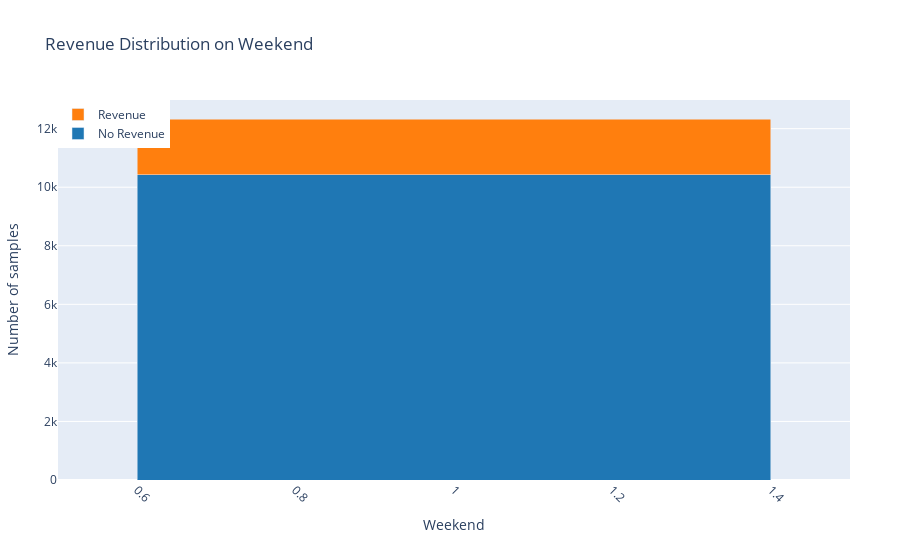

The cell this chart's notebook holds for it:
### Code cell
weekend_revenue = data.groupby(["Weekend", "Revenue"]).size().unstack()
trace1 = go.Bar(
    x=weekend_revenue.index,
    y=weekend_revenue[0],
    marker = dict(color = colors[0]),
    name='No Revenue'
)
trace2 = go.Bar(
    x=weekend_revenue.index,
    y=weekend_revenue[1],
    marker = dict(color = colors[1]),
    name='Revenue'
)
d2 = [trace1, trace2]
layout = go.Layout(
    title='Revenue Distribution on Weekend',
    autosize=True,
    barmode='stack',
    margin=go.layout.Margin(l=50, r=50),
    xaxis=dict(
        title='Weekend',
        tickangle=45
    ),
    yaxis=dict(
        title='Number of samples',
        automargin=True,
    ),
    legend=dict(
        x=0,
        y=1,
    ),
)
fig = go.Figure(data=d2, layout=layout)
fig.show()

### Figure 1 — Plotly figure (JSON) as saved in the notebook; plotly's stock layout.template omitted (floating-point values rounded to 4 significant figures)
{"data": [{"marker": {"color": "rgb(31, 119, 180)"}, "name": "No Revenue", "type": "bar", "x": [1], "y": [10422]}, {"marker": {"color": "rgb(255, 127, 14)"}, "name": "Revenue", "type": "bar", "x": [1], "y": [1908]}], "layout": {"autosize": true, "barmode": "stack", "legend": {"x": 0, "y": 1}, "margin": {"l": 50, "r": 50}, "title": {"text": "Revenue Distribution on Weekend"}, "xaxis": {"tickangle": 45, "title": {"text": "Weekend"}}, "yaxis": {"automargin": true, "title": {"text": "Number of samples"}}}}
